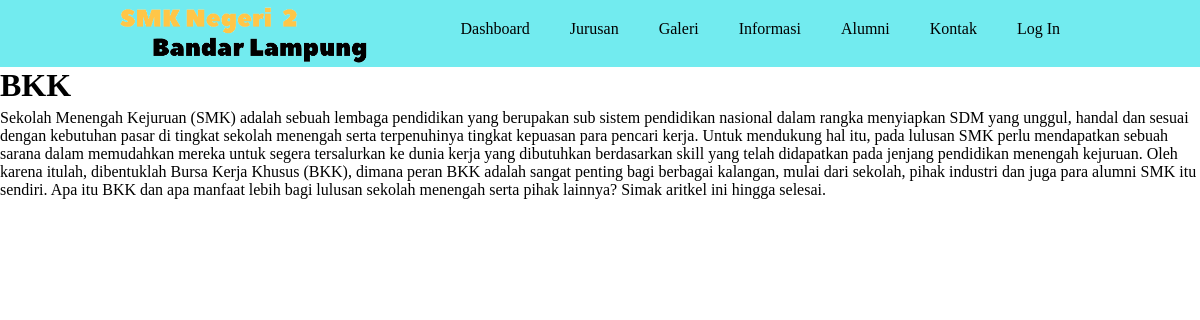
The app's page /bkk.php with its own data.
### tables this page shows
CREATE TABLE `informasi` (
  `id` int(11) NOT NULL,
  `judul` varchar(100) DEFAULT NULL,
  `keterangan` text DEFAULT NULL,
  `create_at` timestamp NOT NULL DEFAULT current_timestamp() ON UPDATE current_timestamp(),
  `update_at` datetime DEFAULT NULL,
  `created_by` int(11) DEFAULT NULL
);

### bkk.php (the view)
<?php
include ('header.php');
?>
<?php
include 'koneksi.php';
$select = mysqli_query($conn, "SELECT * FROM informasi WHERE id = 1");
while($hasil = mysqli_fetch_array($select)){
    ?>
    <h1><?php echo $hasil['judul']?></h1>
    <p><?= $hasil['keterangan'] ?></p>
    <?php }?>

### home.css (style rules this page uses)
*, html, body { margin: 0; padding: 0; }
p { position: relative; top:5px; }

### records on screen
informasi: judul "BKK", keterangan "Sekolah Menengah Kejuruan (SMK) adalah sebuah lembaga pendidikan yang berupakan sub sistem pendidikan nasional dalam rangka menyiapkan SDM yang unggul, handal dan sesuai dengan kebutuhan pasar di tingkat sekolah menengah serta terpenuhinya tingkat kepuasan para pencari kerja. Untuk mendukung hal itu, pada lulusan SMK perlu mendapatkan sebuah sarana dalam memudahkan mereka untuk segera tersalurkan ke dunia kerja yang dibutuhkan berdasarkan skill yang telah didapatkan pada jenjang pendidikan menengah kejuruan. Oleh karena itulah, dibentuklah Bursa Kerja Khusus (BKK), dimana peran BKK adalah sangat penting bagi berbagai kalangan, mulai dari sekolah, pihak industri dan juga para alumni SMK itu…"
